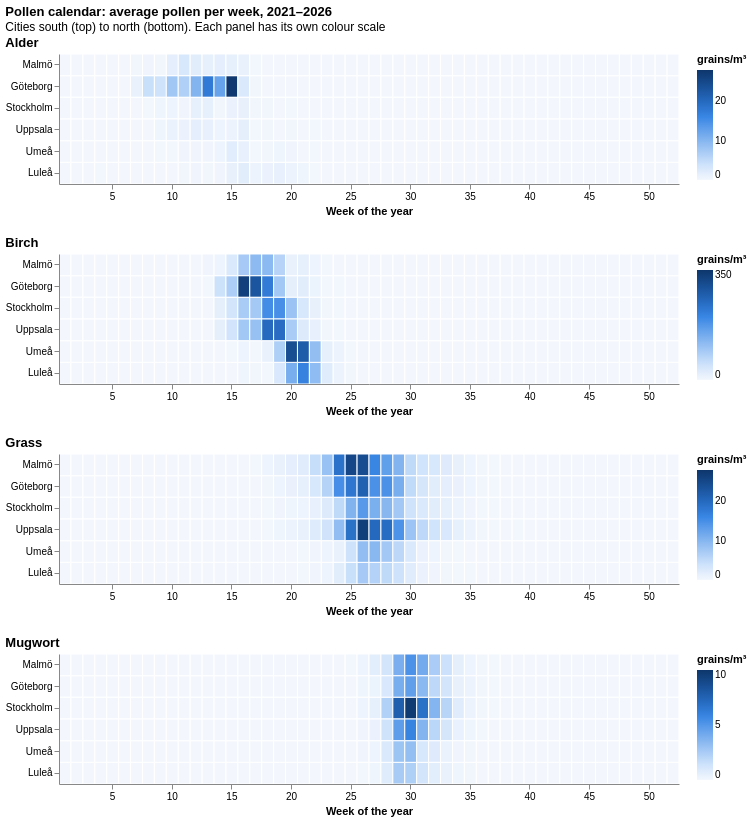

The notebook cell saved with this chart:
### Markdown cell above
## EDA: pollen calendar

Average pollen per week of the year (2021–2026), per city and pollen type.

### Code cell
weekly = query("SELECT * FROM marts.weekly WHERE iso_week <= 52")

calendar = (
    weekly.melt(id_vars=["city", "iso_week"],
                value_vars=[f"{p.lower()}_pollen_avg" for p in POLLEN],
                var_name="pollen", value_name="grains")
    .assign(pollen=lambda d: d["pollen"].str.replace("_pollen_avg", "").str.capitalize())
    .groupby(["pollen", "city", "iso_week"], as_index=False)["grains"].mean()
)

panels = [
    alt.Chart(calendar.query("pollen == @p"))
    .mark_rect(stroke="white", strokeWidth=1)
    .encode(
        x=alt.X("iso_week:O", title="Week of the year",
                axis=alt.Axis(values=list(range(5, 53, 5)), labelAngle=0)),
        y=alt.Y("city:N", sort=CITIES, title=None),
        color=alt.Color("grains:Q", title="grains/m³",
                        scale=alt.Scale(range=BLUE_RAMP, nice=True),
                        legend=alt.Legend(labelExpr=K_LABELS, gradientLength=110)),
        tooltip=["city:N", alt.Tooltip("iso_week:O", title="week"),
                 alt.Tooltip("grains:Q", format=".1f", title="grains/m³")],
    )
    .properties(width=620, height=130, title=alt.Title(p, fontWeight="bold", anchor="start"))
    for p in POLLEN
]

(
    alt.vconcat(*panels)
    .resolve_scale(color="independent")
    .properties(title=alt.Title("Pollen calendar: average pollen per week, 2021–2026", fontWeight="bold",
                                subtitle="Cities south (top) to north (bottom). Each panel has its own colour scale"))
    .configure_view(stroke=None)
)

### Figure 1 — Vega-Lite specification as saved in the notebook (floating-point values rounded to 4 significant figures; data arrays with more than 128 entries replaced by an {"elided": "..."} marker saying what was removed)
{"config": {"view": {"continuousWidth": 300, "continuousHeight": 300, "stroke": null}}, "vconcat": [{"data": {"name": "data-f0c9d625010783bfa44552f728fb2bef"}, "mark": {"type": "rect", "stroke": "white", "strokeWidth": 1}, "encoding": {"color": {"field": "grains", "legend": {"gradientLength": 110, "labelExpr": "datum.value >= 1000 ? format(datum.value / 1000, '~r') + 'K' : format(datum.value, '~r')"}, "scale": {"nice": true, "range": ["#f3f7fd", "#cde2fb", "#9ec5f4", "#6da7ec", "#3987e5", "#256abf", "#184f95", "#0d366b"]}, "title": "grains/m³", "type": "quantitative"}, "tooltip": [{"field": "city", "type": "nominal"}, {"field": "iso_week", "title": "week", "type": "ordinal"}, {"field": "grains", "format": ".1f", "title": "grains/m³", "type": "quantitative"}], "x": {"axis": {"labelAngle": 0, "values": [5, 10, 15, 20, 25, 30, 35, 40, 45, 50]}, "field": "iso_week", "title": "Week of the year", "type": "ordinal"}, "y": {"field": "city", "sort": ["Malmö", "Göteborg", "Stockholm", "Uppsala", "Umeå", "Luleå"], "title": null, "type": "nominal"}}, "height": 130, "title": {"text": "Alder", "anchor": "start", "fontWeight": "bold"}, "width": 620}, {"data": {"name": "data-2746a77ac6bfbcafa7d589e473c86630"}, "mark": {"type": "rect", "stroke": "white", "strokeWidth": 1}, "encoding": {"color": {"field": "grains", "legend": {"gradientLength": 110, "labelExpr": "datum.value >= 1000 ? format(datum.value / 1000, '~r') + 'K' : format(datum.value, '~r')"}, "scale": {"nice": true, "range": ["#f3f7fd", "#cde2fb", "#9ec5f4", "#6da7ec", "#3987e5", "#256abf", "#184f95", "#0d366b"]}, "title": "grains/m³", "type": "quantitative"}, "tooltip": [{"field": "city", "type": "nominal"}, {"field": "iso_week", "title": "week", "type": "ordinal"}, {"field": "grains", "format": ".1f", "title": "grains/m³", "type": "quantitative"}], "x": {"axis": {"labelAngle": 0, "values": [5, 10, 15, 20, 25, 30, 35, 40, 45, 50]}, "field": "iso_week", "title": "Week of the year", "type": "ordinal"}, "y": {"field": "city", "sort": ["Malmö", "Göteborg", "Stockholm", "Uppsala", "Umeå", "Luleå"], "title": null, "type": "nominal"}}, "height": 130, "title": {"text": "Birch", "anchor": "start", "fontWeight": "bold"}, "width": 620}, {"data": {"name": "data-ef6a86aaaa5fc31bdb7833cd420ae314"}, "mark": {"type": "rect", "stroke": "white", "strokeWidth": 1}, "encoding": {"color": {"field": "grains", "legend": {"gradientLength": 110, "labelExpr": "datum.value >= 1000 ? format(datum.value / 1000, '~r') + 'K' : format(datum.value, '~r')"}, "scale": {"nice": true, "range": ["#f3f7fd", "#cde2fb", "#9ec5f4", "#6da7ec", "#3987e5", "#256abf", "#184f95", "#0d366b"]}, "title": "grains/m³", "type": "quantitative"}, "tooltip": [{"field": "city", "type": "nominal"}, {"field": "iso_week", "title": "week", "type": "ordinal"}, {"field": "grains", "format": ".1f", "title": "grains/m³", "type": "quantitative"}], "x": {"axis": {"labelAngle": 0, "values": [5, 10, 15, 20, 25, 30, 35, 40, 45, 50]}, "field": "iso_week", "title": "Week of the year", "type": "ordinal"}, "y": {"field": "city", "sort": ["Malmö", "Göteborg", "Stockholm", "Uppsala", "Umeå", "Luleå"], "title": null, "type": "nominal"}}, "height": 130, "title": {"text": "Grass", "anchor": "start", "fontWeight": "bold"}, "width": 620}, {"data": {"name": "data-50a4b68ee9c305254d860ab62120028a"}, "mark": {"type": "rect", "stroke": "white", "strokeWidth": 1}, "encoding": {"color": {"field": "grains", "legend": {"gradientLength": 110, "labelExpr": "datum.value >= 1000 ? format(datum.value / 1000, '~r') + 'K' : format(datum.value, '~r')"}, "scale": {"nice": true, "range": ["#f3f7fd", "#cde2fb", "#9ec5f4", "#6da7ec", "#3987e5", "#256abf", "#184f95", "#0d366b"]}, "title": "grains/m³", "type": "quantitative"}, "tooltip": [{"field": "city", "type": "nominal"}, {"field": "iso_week", "title": "week", "type": "ordinal"}, {"field": "grains", "format": ".1f", "title": "grains/m³", "type": "quantitative"}], "x": {"axis": {"labelAngle": 0, "values": [5, 10, 15, 20, 25, 30, 35, 40, 45, 50]}, "field": "iso_week", "title": "Week of the year", "type": "ordinal"}, "y": {"field": "city", "sort": ["Malmö", "Göteborg", "Stockholm", "Uppsala", "Umeå", "Luleå"], "title": null, "type": "nominal"}}, "height": 130, "title": {"text": "Mugwort", "anchor": "start", "fontWeight": "bold"}, "width": 620}], "resolve": {"scale": {"color": "independent"}}, "title": {"text": "Pollen calendar: average pollen per week, 2021–2026", "fontWeight": "bold", "subtitle": "Cities south (top) to north (bottom). Each panel has its own colour scale"}, "$schema": "https://vega.github.io/schema/vega-lite/v6.4.1.json", "datasets": {"data-f0c9d625010783bfa44552f728fb2bef": {"elided": "312 records"}, "data-2746a77ac6bfbcafa7d589e473c86630": {"elided": "312 records"}, "data-ef6a86aaaa5fc31bdb7833cd420ae314": {"elided": "312 records"}, "data-50a4b68ee9c305254d860ab62120028a": {"elided": "312 records"}}}
